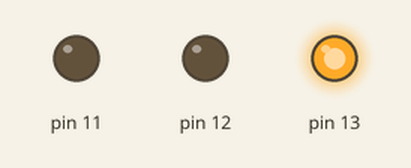
The sketch below on a simulated Arduino Uno, built with avr-gcc and run on an emulated ATmega328P. On the bench: output pins drawn as LEDs (lit = HIGH).

Above: at 0.2 s.
At 1.7 s:
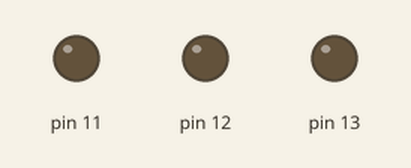
At 2.2 s:
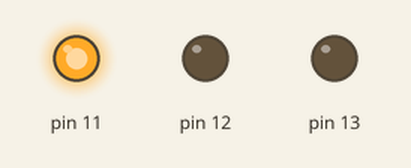
At 5.7 s:
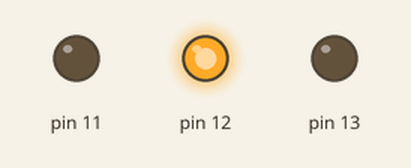
Timing chart, 0 to 6.9 s (numbered marks = the images above):
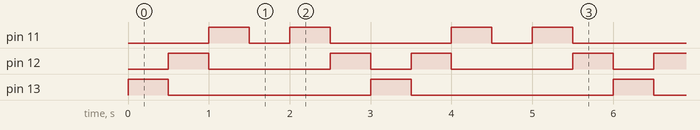

The sketch:

semaforo.ino
```cpp
// C++ code
//
int tempo = 0;

int i = 0;

void setup()
{
  pinMode(13, OUTPUT);
  pinMode(12, OUTPUT);
  pinMode(11, OUTPUT);
}

void loop()
{
  digitalWrite(13, HIGH);
  delay(500); // Wait for 500 millisecond(s)
  digitalWrite(13, LOW);
  digitalWrite(12, HIGH);
  delay(500); // Wait for 500 millisecond(s)
  digitalWrite(12, LOW);
  digitalWrite(11, HIGH);
  delay(500); // Wait for 500 millisecond(s)
  digitalWrite(11, LOW);
  digitalWrite(10, HIGH);
  delay(500); // Wait for 500 millisecond(s)
  digitalWrite(10, LOW);
  digitalWrite(11, HIGH);
  delay(500); // Wait for 500 millisecond(s)
  digitalWrite(11, LOW);
  digitalWrite(12, HIGH);
  delay(500); // Wait for 500 millisecond(s)
  digitalWrite(12, LOW);
}
```

Measured:
- by itself, pin 11: repeats every 3.0 s: LOW 0.50 s, HIGH 0.50 s, LOW 1.5 s, HIGH 0.50 s
- by itself, pin 12: repeats every 3.0 s: LOW 1.5 s, HIGH 0.50 s, LOW 0.50 s, HIGH 0.50 s
- by itself, pin 13: alternates HIGH for 0.50 s and LOW for 2.5 s
